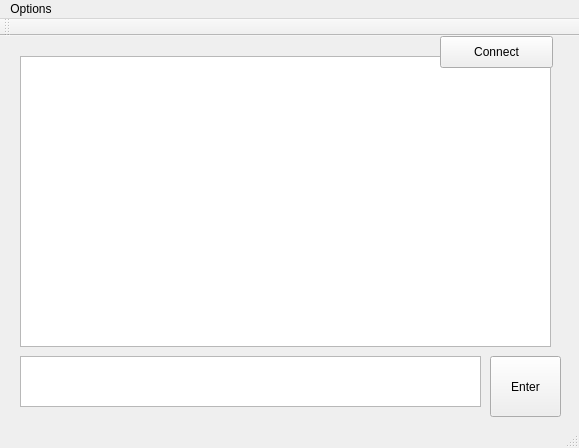
<?xml version="1.0" encoding="UTF-8"?>
<ui version="4.0">
 <class>MainWindow</class>
 <widget class="QMainWindow" name="MainWindow">
  <property name="geometry">
   <rect>
    <x>0</x>
    <y>0</y>
    <width>579</width>
    <height>448</height>
   </rect>
  </property>
  <property name="windowTitle">
   <string>MainWindow</string>
  </property>
  <widget class="QWidget" name="centralWidget">
   <widget class="QTextBrowser" name="textBrowser">
    <property name="geometry">
     <rect>
      <x>20</x>
      <y>20</y>
      <width>531</width>
      <height>291</height>
     </rect>
    </property>
    <property name="html">
     <string>&lt;!DOCTYPE HTML PUBLIC &quot;-//W3C//DTD HTML 4.0//EN&quot; &quot;http://www.w3.org/TR/REC-html40/strict.dtd&quot;&gt;
&lt;html&gt;&lt;head&gt;&lt;meta name=&quot;qrichtext&quot; content=&quot;1&quot; /&gt;&lt;style type=&quot;text/css&quot;&gt;
p, li { white-space: pre-wrap; }
&lt;/style&gt;&lt;/head&gt;&lt;body style=&quot; font-family:'Noto Sans'; font-size:9pt; font-weight:400; font-style:normal;&quot;&gt;
&lt;p style=&quot;-qt-paragraph-type:empty; margin-top:0px; margin-bottom:0px; margin-left:0px; margin-right:0px; -qt-block-indent:0; text-indent:0px;&quot;&gt;&lt;br /&gt;&lt;/p&gt;&lt;/body&gt;&lt;/html&gt;</string>
    </property>
   </widget>
   <widget class="QTextEdit" name="textEdit">
    <property name="geometry">
     <rect>
      <x>20</x>
      <y>320</y>
      <width>461</width>
      <height>51</height>
     </rect>
    </property>
   </widget>
   <widget class="QPushButton" name="pushButton">
    <property name="geometry">
     <rect>
      <x>490</x>
      <y>320</y>
      <width>71</width>
      <height>61</height>
     </rect>
    </property>
    <property name="text">
     <string>Enter</string>
    </property>
   </widget>
   <widget class="QPushButton" name="pushButtonConnect">
    <property name="geometry">
     <rect>
      <x>440</x>
      <y>0</y>
      <width>113</width>
      <height>32</height>
     </rect>
    </property>
    <property name="text">
     <string>Connect</string>
    </property>
   </widget>
  </widget>
  <widget class="QMenuBar" name="menuBar">
   <property name="geometry">
    <rect>
     <x>0</x>
     <y>0</y>
     <width>579</width>
     <height>22</height>
    </rect>
   </property>
   <widget class="QMenu" name="menuOptions">
    <property name="title">
     <string>Options</string>
    </property>
    <addaction name="actionConnect"/>
    <addaction name="actionDisconnect"/>
    <addaction name="actionSaveChat"/>
   </widget>
   <addaction name="menuOptions"/>
  </widget>
  <widget class="QToolBar" name="mainToolBar">
   <attribute name="toolBarArea">
    <enum>TopToolBarArea</enum>
   </attribute>
   <attribute name="toolBarBreak">
    <bool>false</bool>
   </attribute>
  </widget>
  <widget class="QStatusBar" name="statusBar"/>
  <action name="actionConnect">
   <property name="text">
    <string>Connect</string>
   </property>
  </action>
  <action name="actionDisconnect">
   <property name="text">
    <string>Disconnect</string>
   </property>
  </action>
  <action name="actionSaveChat">
   <property name="text">
    <string>Save Chat</string>
   </property>
  </action>
 </widget>
 <layoutdefault spacing="6" margin="11"/>
 <resources/>
 <connections/>
</ui>
